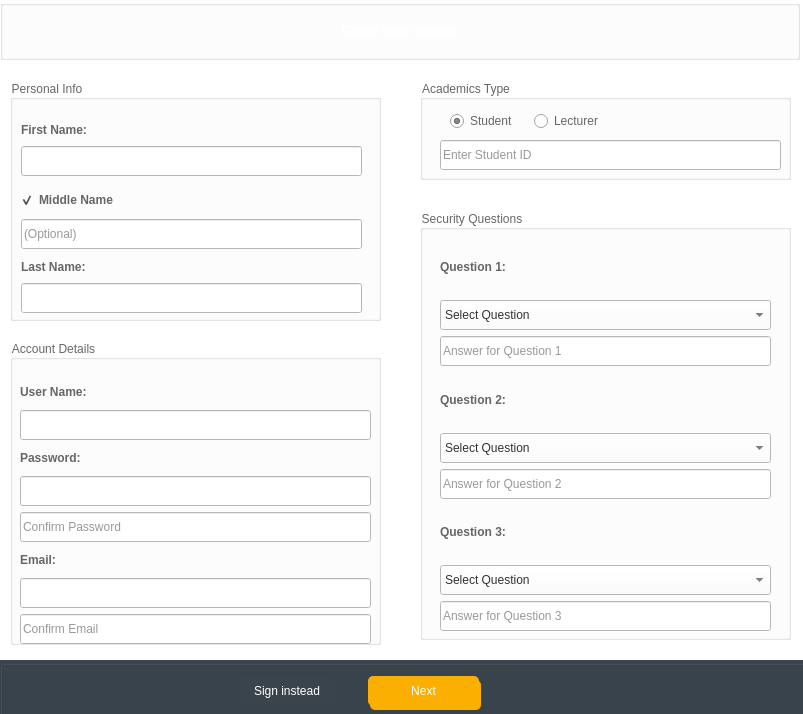
<?xml version="1.0" encoding="UTF-8"?>
<ui version="4.0">
 <class>Register</class>
 <widget class="QDialog" name="Register">
  <property name="geometry">
   <rect>
    <x>0</x>
    <y>0</y>
    <width>803</width>
    <height>714</height>
   </rect>
  </property>
  <property name="minimumSize">
   <size>
    <width>0</width>
    <height>0</height>
   </size>
  </property>
  <property name="maximumSize">
   <size>
    <width>16777215</width>
    <height>16777215</height>
   </size>
  </property>
  <property name="windowTitle">
   <string>Sign Up</string>
  </property>
  <property name="windowIcon">
   <iconset resource="images.qrc">
    <normaloff>:/images/Icon for Taskbar.png</normaloff>:/images/Icon for Taskbar.png</iconset>
  </property>
  <property name="styleSheet">
   <string notr="true">background-color:#ffffff;</string>
  </property>
  <widget class="QGroupBox" name="Header">
   <property name="geometry">
    <rect>
     <x>0</x>
     <y>0</y>
     <width>800</width>
     <height>60</height>
    </rect>
   </property>
   <property name="minimumSize">
    <size>
     <width>800</width>
     <height>60</height>
    </size>
   </property>
   <property name="maximumSize">
    <size>
     <width>400</width>
     <height>60</height>
    </size>
   </property>
   <property name="styleSheet">
    <string notr="true">background: url(:/images/background.jpg);
background-position:center;
background-repeat: no-repeat;</string>
   </property>
   <property name="title">
    <string/>
   </property>
   <widget class="QLabel" name="label">
    <property name="geometry">
     <rect>
      <x>0</x>
      <y>20</y>
      <width>800</width>
      <height>20</height>
     </rect>
    </property>
    <property name="minimumSize">
     <size>
      <width>800</width>
      <height>20</height>
     </size>
    </property>
    <property name="maximumSize">
     <size>
      <width>800</width>
      <height>20</height>
     </size>
    </property>
    <property name="font">
     <font>
      <weight>62</weight>
      <bold>true</bold>
     </font>
    </property>
    <property name="styleSheet">
     <string notr="true">font-weight:500;
color:#ffffff;
background: none;</string>
    </property>
    <property name="text">
     <string>Create your account</string>
    </property>
    <property name="alignment">
     <set>Qt::AlignCenter</set>
    </property>
   </widget>
  </widget>
  <widget class="QStackedWidget" name="stackedWidgetRegister">
   <property name="geometry">
    <rect>
     <x>0</x>
     <y>60</y>
     <width>821</width>
     <height>661</height>
    </rect>
   </property>
   <property name="currentIndex">
    <number>0</number>
   </property>
   <widget class="QWidget" name="personInfo">
    <widget class="QGroupBox" name="userInfogroupBox_2">
     <property name="geometry">
      <rect>
       <x>420</x>
       <y>150</y>
       <width>371</width>
       <height>430</height>
      </rect>
     </property>
     <property name="minimumSize">
      <size>
       <width>371</width>
       <height>430</height>
      </size>
     </property>
     <property name="maximumSize">
      <size>
       <width>371</width>
       <height>430</height>
      </size>
     </property>
     <property name="styleSheet">
      <string notr="true">color:#666;
background-color:none;</string>
     </property>
     <property name="title">
      <string>Security Questions</string>
     </property>
     <widget class="QWidget" name="layoutWidget_5">
      <property name="geometry">
       <rect>
        <x>20</x>
        <y>30</y>
        <width>331</width>
        <height>391</height>
       </rect>
      </property>
      <layout class="QVBoxLayout" name="verticalLayout_4">
       <item>
        <widget class="QLabel" name="firstQuestion_RegForm_3">
         <property name="font">
          <font>
           <weight>75</weight>
           <bold>true</bold>
          </font>
         </property>
         <property name="styleSheet">
          <string notr="true">background-color:none;</string>
         </property>
         <property name="text">
          <string>Question 1:</string>
         </property>
        </widget>
       </item>
       <item>
        <widget class="QComboBox" name="question_1_comboBox">
         <property name="minimumSize">
          <size>
           <width>0</width>
           <height>30</height>
          </size>
         </property>
         <property name="maximumSize">
          <size>
           <width>16777215</width>
           <height>30</height>
          </size>
         </property>
         <property name="styleSheet">
          <string notr="true">background:#ffffff;
color:#333;</string>
         </property>
         <item>
          <property name="text">
           <string>Select Question</string>
          </property>
         </item>
        </widget>
       </item>
       <item>
        <widget class="QLineEdit" name="firtstQuestionAnswer_RegFormLineEdit">
         <property name="minimumSize">
          <size>
           <width>0</width>
           <height>30</height>
          </size>
         </property>
         <property name="maximumSize">
          <size>
           <width>16777215</width>
           <height>30</height>
          </size>
         </property>
         <property name="styleSheet">
          <string notr="true">background-color:#ffffff;
color: #333;</string>
         </property>
         <property name="placeholderText">
          <string>Answer for Question 1</string>
         </property>
        </widget>
       </item>
       <item>
        <widget class="QLabel" name="secondQuestion_RegForm_3">
         <property name="font">
          <font>
           <weight>75</weight>
           <bold>true</bold>
          </font>
         </property>
         <property name="styleSheet">
          <string notr="true">background-color:none;</string>
         </property>
         <property name="text">
          <string>Question 2:</string>
         </property>
        </widget>
       </item>
       <item>
        <widget class="QComboBox" name="question_2_comboBox">
         <property name="minimumSize">
          <size>
           <width>0</width>
           <height>30</height>
          </size>
         </property>
         <property name="maximumSize">
          <size>
           <width>16777215</width>
           <height>30</height>
          </size>
         </property>
         <property name="styleSheet">
          <string notr="true">background:#ffffff;
color:#333;</string>
         </property>
         <item>
          <property name="text">
           <string>Select Question</string>
          </property>
         </item>
        </widget>
       </item>
       <item>
        <widget class="QLineEdit" name="secondQuestionAnswer_RegFormLineEdit">
         <property name="minimumSize">
          <size>
           <width>0</width>
           <height>30</height>
          </size>
         </property>
         <property name="maximumSize">
          <size>
           <width>16777215</width>
           <height>30</height>
          </size>
         </property>
         <property name="styleSheet">
          <string notr="true">background-color:#ffffff;
color: #333;</string>
         </property>
         <property name="placeholderText">
          <string>Answer for Question 2</string>
         </property>
        </widget>
       </item>
       <item>
        <widget class="QLabel" name="thirdQuestion_RegForm_3">
         <property name="font">
          <font>
           <weight>75</weight>
           <bold>true</bold>
          </font>
         </property>
         <property name="styleSheet">
          <string notr="true">background-color:none;</string>
         </property>
         <property name="text">
          <string>Question 3:</string>
         </property>
        </widget>
       </item>
       <item>
        <widget class="QComboBox" name="question_3_comboBox">
         <property name="minimumSize">
          <size>
           <width>0</width>
           <height>30</height>
          </size>
         </property>
         <property name="maximumSize">
          <size>
           <width>16777215</width>
           <height>30</height>
          </size>
         </property>
         <property name="styleSheet">
          <string notr="true">background:#ffffff;
color:#333;</string>
         </property>
         <item>
          <property name="text">
           <string>Select Question</string>
          </property>
         </item>
        </widget>
       </item>
       <item>
        <widget class="QLineEdit" name="thirdQuestionAnswer_RegFormLineEdit">
         <property name="minimumSize">
          <size>
           <width>0</width>
           <height>30</height>
          </size>
         </property>
         <property name="maximumSize">
          <size>
           <width>16777215</width>
           <height>30</height>
          </size>
         </property>
         <property name="styleSheet">
          <string notr="true">background-color:#ffffff;
color: #333;</string>
         </property>
         <property name="placeholderText">
          <string>Answer for Question 3</string>
         </property>
        </widget>
       </item>
      </layout>
     </widget>
    </widget>
    <widget class="QGroupBox" name="userInfogroupBox">
     <property name="geometry">
      <rect>
       <x>10</x>
       <y>280</y>
       <width>371</width>
       <height>305</height>
      </rect>
     </property>
     <property name="minimumSize">
      <size>
       <width>0</width>
       <height>0</height>
      </size>
     </property>
     <property name="maximumSize">
      <size>
       <width>371</width>
       <height>305</height>
      </size>
     </property>
     <property name="styleSheet">
      <string notr="true">color:#666;
background-color:none;</string>
     </property>
     <property name="title">
      <string>Account Details</string>
     </property>
     <widget class="QWidget" name="layoutWidget1_3">
      <property name="geometry">
       <rect>
        <x>10</x>
        <y>40</y>
        <width>351</width>
        <height>264</height>
       </rect>
      </property>
      <layout class="QVBoxLayout" name="verticalLayout_2">
       <item>
        <widget class="QLabel" name="userName_RegForm">
         <property name="font">
          <font>
           <weight>75</weight>
           <bold>true</bold>
          </font>
         </property>
         <property name="styleSheet">
          <string notr="true">background-color:none;</string>
         </property>
         <property name="text">
          <string>User Name:</string>
         </property>
        </widget>
       </item>
       <item>
        <widget class="QLineEdit" name="userName_RegFormLineEdit">
         <property name="minimumSize">
          <size>
           <width>0</width>
           <height>30</height>
          </size>
         </property>
         <property name="maximumSize">
          <size>
           <width>16777215</width>
           <height>30</height>
          </size>
         </property>
         <property name="styleSheet">
          <string notr="true">background-color:#ffffff;
color: #333;</string>
         </property>
        </widget>
       </item>
       <item>
        <widget class="QLabel" name="password_RegForm">
         <property name="font">
          <font>
           <weight>75</weight>
           <bold>true</bold>
          </font>
         </property>
         <property name="styleSheet">
          <string notr="true">background-color:none;</string>
         </property>
         <property name="text">
          <string>Password:</string>
         </property>
        </widget>
       </item>
       <item>
        <widget class="QLineEdit" name="password_RegFormLineEdit">
         <property name="minimumSize">
          <size>
           <width>0</width>
           <height>30</height>
          </size>
         </property>
         <property name="maximumSize">
          <size>
           <width>16777215</width>
           <height>30</height>
          </size>
         </property>
         <property name="styleSheet">
          <string notr="true">background-color:#ffffff;
color: #333;</string>
         </property>
         <property name="echoMode">
          <enum>QLineEdit::Password</enum>
         </property>
        </widget>
       </item>
       <item>
        <widget class="QLineEdit" name="passwordConfirm_RegFormLineEdit">
         <property name="minimumSize">
          <size>
           <width>0</width>
           <height>30</height>
          </size>
         </property>
         <property name="maximumSize">
          <size>
           <width>16777215</width>
           <height>30</height>
          </size>
         </property>
         <property name="styleSheet">
          <string notr="true">background-color:#ffffff;
color: #333;</string>
         </property>
         <property name="echoMode">
          <enum>QLineEdit::Password</enum>
         </property>
         <property name="placeholderText">
          <string>Confirm Password</string>
         </property>
        </widget>
       </item>
       <item>
        <widget class="QLabel" name="email_RegForm">
         <property name="font">
          <font>
           <weight>75</weight>
           <bold>true</bold>
          </font>
         </property>
         <property name="styleSheet">
          <string notr="true">background-color:none;</string>
         </property>
         <property name="text">
          <string>Email:</string>
         </property>
        </widget>
       </item>
       <item>
        <widget class="QLineEdit" name="confirmEmail_RegFormLineEdit_2">
         <property name="minimumSize">
          <size>
           <width>0</width>
           <height>30</height>
          </size>
         </property>
         <property name="maximumSize">
          <size>
           <width>16777215</width>
           <height>30</height>
          </size>
         </property>
         <property name="styleSheet">
          <string notr="true">background-color:#ffffff;
color: #333;</string>
         </property>
         <property name="placeholderText">
          <string/>
         </property>
        </widget>
       </item>
       <item alignment="Qt::AlignTop">
        <widget class="QLineEdit" name="email_RegFormLineEdit">
         <property name="minimumSize">
          <size>
           <width>0</width>
           <height>30</height>
          </size>
         </property>
         <property name="maximumSize">
          <size>
           <width>16777215</width>
           <height>30</height>
          </size>
         </property>
         <property name="styleSheet">
          <string notr="true">background-color:#ffffff;
color: #333;</string>
         </property>
         <property name="placeholderText">
          <string>Confirm Email</string>
         </property>
        </widget>
       </item>
      </layout>
     </widget>
    </widget>
    <widget class="QGroupBox" name="personalInfogroupBox">
     <property name="geometry">
      <rect>
       <x>10</x>
       <y>20</y>
       <width>371</width>
       <height>241</height>
      </rect>
     </property>
     <property name="minimumSize">
      <size>
       <width>371</width>
       <height>181</height>
      </size>
     </property>
     <property name="maximumSize">
      <size>
       <width>16777215</width>
       <height>16777215</height>
      </size>
     </property>
     <property name="styleSheet">
      <string notr="true">color:#666;
background: transparent;
</string>
     </property>
     <property name="title">
      <string>Personal Info</string>
     </property>
     <widget class="QLabel" name="firstName_RegForm">
      <property name="geometry">
       <rect>
        <x>11</x>
        <y>42</y>
        <width>291</width>
        <height>16</height>
       </rect>
      </property>
      <property name="font">
       <font>
        <weight>75</weight>
        <bold>true</bold>
       </font>
      </property>
      <property name="styleSheet">
       <string notr="true">background-color:none;</string>
      </property>
      <property name="text">
       <string>First Name:</string>
      </property>
     </widget>
     <widget class="QLineEdit" name="firstName_RegFormLineEdit">
      <property name="geometry">
       <rect>
        <x>11</x>
        <y>66</y>
        <width>341</width>
        <height>30</height>
       </rect>
      </property>
      <property name="minimumSize">
       <size>
        <width>0</width>
        <height>30</height>
       </size>
      </property>
      <property name="maximumSize">
       <size>
        <width>16777215</width>
        <height>30</height>
       </size>
      </property>
      <property name="styleSheet">
       <string notr="true">background-color:#ffffff;
color: #333;</string>
      </property>
     </widget>
     <widget class="QLineEdit" name="middleName_RegFormLineEdit">
      <property name="enabled">
       <bool>true</bool>
      </property>
      <property name="geometry">
       <rect>
        <x>11</x>
        <y>139</y>
        <width>341</width>
        <height>30</height>
       </rect>
      </property>
      <property name="minimumSize">
       <size>
        <width>0</width>
        <height>30</height>
       </size>
      </property>
      <property name="maximumSize">
       <size>
        <width>16777215</width>
        <height>30</height>
       </size>
      </property>
      <property name="styleSheet">
       <string notr="true">background-color:#ffffff;
color: #333;</string>
      </property>
      <property name="placeholderText">
       <string>(Optional)</string>
      </property>
     </widget>
     <widget class="QLabel" name="lastName_RegForm">
      <property name="geometry">
       <rect>
        <x>11</x>
        <y>179</y>
        <width>251</width>
        <height>16</height>
       </rect>
      </property>
      <property name="font">
       <font>
        <weight>75</weight>
        <bold>true</bold>
       </font>
      </property>
      <property name="styleSheet">
       <string notr="true">background-color:none;</string>
      </property>
      <property name="text">
       <string>Last Name:</string>
      </property>
     </widget>
     <widget class="QLineEdit" name="lastName_RegFormLineEdit">
      <property name="geometry">
       <rect>
        <x>11</x>
        <y>203</y>
        <width>341</width>
        <height>30</height>
       </rect>
      </property>
      <property name="minimumSize">
       <size>
        <width>0</width>
        <height>30</height>
       </size>
      </property>
      <property name="maximumSize">
       <size>
        <width>16777215</width>
        <height>30</height>
       </size>
      </property>
      <property name="styleSheet">
       <string notr="true">background-color:#ffffff;
color: #333;</string>
      </property>
     </widget>
     <widget class="QCheckBox" name="middleNamecheckBox">
      <property name="geometry">
       <rect>
        <x>10</x>
        <y>110</y>
        <width>271</width>
        <height>20</height>
       </rect>
      </property>
      <property name="font">
       <font>
        <weight>75</weight>
        <bold>true</bold>
       </font>
      </property>
      <property name="text">
       <string>Middle Name</string>
      </property>
      <property name="checked">
       <bool>true</bool>
      </property>
     </widget>
    </widget>
    <widget class="QGroupBox" name="accountTypegroupBox">
     <property name="geometry">
      <rect>
       <x>420</x>
       <y>20</y>
       <width>371</width>
       <height>100</height>
      </rect>
     </property>
     <property name="minimumSize">
      <size>
       <width>0</width>
       <height>100</height>
      </size>
     </property>
     <property name="maximumSize">
      <size>
       <width>371</width>
       <height>100</height>
      </size>
     </property>
     <property name="styleSheet">
      <string notr="true">color:#666;
background-color:none;</string>
     </property>
     <property name="title">
      <string>Academics Type</string>
     </property>
     <widget class="QLineEdit" name="studentIdRegFormLineEdit">
      <property name="enabled">
       <bool>true</bool>
      </property>
      <property name="geometry">
       <rect>
        <x>20</x>
        <y>60</y>
        <width>341</width>
        <height>30</height>
       </rect>
      </property>
      <property name="minimumSize">
       <size>
        <width>0</width>
        <height>30</height>
       </size>
      </property>
      <property name="maximumSize">
       <size>
        <width>16777215</width>
        <height>30</height>
       </size>
      </property>
      <property name="styleSheet">
       <string notr="true">background-color:#ffffff;
color: #333;</string>
      </property>
      <property name="placeholderText">
       <string>Enter Student ID</string>
      </property>
     </widget>
     <widget class="QWidget" name="layoutWidget">
      <property name="geometry">
       <rect>
        <x>30</x>
        <y>30</y>
        <width>161</width>
        <height>22</height>
       </rect>
      </property>
      <layout class="QHBoxLayout" name="horizontalLayout_4">
       <item>
        <widget class="QRadioButton" name="studentRadioButton">
         <property name="text">
          <string>Student</string>
         </property>
         <property name="checked">
          <bool>true</bool>
         </property>
        </widget>
       </item>
       <item>
        <widget class="QRadioButton" name="lecturerRadioButton">
         <property name="text">
          <string>Lecturer</string>
         </property>
        </widget>
       </item>
      </layout>
     </widget>
    </widget>
    <widget class="QGroupBox" name="Footer">
     <property name="geometry">
      <rect>
       <x>0</x>
       <y>600</y>
       <width>811</width>
       <height>60</height>
      </rect>
     </property>
     <property name="minimumSize">
      <size>
       <width>811</width>
       <height>60</height>
      </size>
     </property>
     <property name="maximumSize">
      <size>
       <width>800</width>
       <height>60</height>
      </size>
     </property>
     <property name="styleSheet">
      <string notr="true">background:#3a444c;</string>
     </property>
     <property name="title">
      <string/>
     </property>
     <widget class="QPushButton" name="createLectureButton">
      <property name="geometry">
       <rect>
        <x>370</x>
        <y>20</y>
        <width>111</width>
        <height>30</height>
       </rect>
      </property>
      <property name="styleSheet">
       <string notr="true">background:#fbaf01;
color: #ffffff;
border:0;
height:30px;
border-radius:5px;</string>
      </property>
      <property name="text">
       <string>  Create</string>
      </property>
      <property name="icon">
       <iconset resource="images.qrc">
        <normaloff>:/icons White/Icons/White/Add User.png</normaloff>:/icons White/Icons/White/Add User.png</iconset>
      </property>
      <property name="autoDefault">
       <bool>false</bool>
      </property>
      <property name="default">
       <bool>false</bool>
      </property>
     </widget>
     <widget class="QPushButton" name="cancelSignUpButton">
      <property name="geometry">
       <rect>
        <x>240</x>
        <y>16</y>
        <width>94</width>
        <height>30</height>
       </rect>
      </property>
      <property name="styleSheet">
       <string notr="true">color: #ffffff;
border:0;
height:30px;
border-radius:5px;</string>
      </property>
      <property name="text">
       <string>Sign instead</string>
      </property>
      <property name="icon">
       <iconset resource="images.qrc">
        <normaloff>:/icons White/Icons/White/Passsword.png</normaloff>:/icons White/Icons/White/Passsword.png</iconset>
      </property>
     </widget>
     <widget class="QPushButton" name="signUpNextButton">
      <property name="geometry">
       <rect>
        <x>368</x>
        <y>16</y>
        <width>111</width>
        <height>30</height>
       </rect>
      </property>
      <property name="styleSheet">
       <string notr="true">background:#fbaf01;
color: #ffffff;
border:0;
height:30px;
border-radius:5px;</string>
      </property>
      <property name="text">
       <string>Next</string>
      </property>
      <property name="icon">
       <iconset resource="images.qrc">
        <normaloff>:/icons White/Icons/White/Double Arrow RIGHT.png</normaloff>:/icons White/Icons/White/Double Arrow RIGHT.png</iconset>
      </property>
      <property name="autoDefault">
       <bool>false</bool>
      </property>
      <property name="default">
       <bool>false</bool>
      </property>
     </widget>
    </widget>
   </widget>
   <widget class="QWidget" name="academic">
    <widget class="QGroupBox" name="academicGroupBox">
     <property name="geometry">
      <rect>
       <x>0</x>
       <y>10</y>
       <width>771</width>
       <height>71</height>
      </rect>
     </property>
     <property name="minimumSize">
      <size>
       <width>0</width>
       <height>0</height>
      </size>
     </property>
     <property name="maximumSize">
      <size>
       <width>16777215</width>
       <height>16777215</height>
      </size>
     </property>
     <property name="styleSheet">
      <string notr="true">color:#666;
background:#f1f1f1;</string>
     </property>
     <property name="title">
      <string>Academic Info</string>
     </property>
     <widget class="QPushButton" name="filterSearchButton">
      <property name="geometry">
       <rect>
        <x>511</x>
        <y>29</y>
        <width>251</width>
        <height>26</height>
       </rect>
      </property>
      <property name="styleSheet">
       <string notr="true">background:#fbaf01;
color: #ffffff;
border:0;
height:30px;
border-radius:5px;</string>
      </property>
      <property name="text">
       <string>Filter Search</string>
      </property>
      <property name="icon">
       <iconset resource="images.qrc">
        <normaloff>:/icons White/Icons/White/Search.png</normaloff>:/icons White/Icons/White/Search.png</iconset>
      </property>
      <property name="autoDefault">
       <bool>false</bool>
      </property>
      <property name="default">
       <bool>false</bool>
      </property>
     </widget>
     <widget class="QWidget" name="layoutWidget">
      <property name="geometry">
       <rect>
        <x>40</x>
        <y>30</y>
        <width>189</width>
        <height>32</height>
       </rect>
      </property>
      <layout class="QHBoxLayout" name="horizontalLayout_2">
       <item>
        <widget class="QLabel" name="facultyLabel">
         <property name="font">
          <font>
           <weight>75</weight>
           <bold>true</bold>
          </font>
         </property>
         <property name="styleSheet">
          <string notr="true">background-color:none;</string>
         </property>
         <property name="text">
          <string>Faculty:</string>
         </property>
         <property name="alignment">
          <set>Qt::AlignRight|Qt::AlignTrailing|Qt::AlignVCenter</set>
         </property>
        </widget>
       </item>
       <item>
        <widget class="QComboBox" name="facultyComboBox">
         <item>
          <property name="text">
           <string>Select Faculty</string>
          </property>
         </item>
        </widget>
       </item>
      </layout>
     </widget>
     <widget class="QWidget" name="layoutWidget">
      <property name="geometry">
       <rect>
        <x>270</x>
        <y>30</y>
        <width>201</width>
        <height>32</height>
       </rect>
      </property>
      <layout class="QHBoxLayout" name="horizontalLayout_5">
       <item>
        <widget class="QLabel" name="programLabel">
         <property name="font">
          <font>
           <weight>75</weight>
           <bold>true</bold>
          </font>
         </property>
         <property name="styleSheet">
          <string notr="true">background-color:none;</string>
         </property>
         <property name="text">
          <string>Program:</string>
         </property>
         <property name="alignment">
          <set>Qt::AlignRight|Qt::AlignTrailing|Qt::AlignVCenter</set>
         </property>
        </widget>
       </item>
       <item>
        <widget class="QComboBox" name="programComboBox">
         <item>
          <property name="text">
           <string>Select program</string>
          </property>
         </item>
         <item>
          <property name="text">
           <string>Associate</string>
          </property>
         </item>
         <item>
          <property name="text">
           <string>Bachelor</string>
          </property>
         </item>
        </widget>
       </item>
      </layout>
     </widget>
    </widget>
    <widget class="QGroupBox" name="groupBoxRegBottom">
     <property name="geometry">
      <rect>
       <x>0</x>
       <y>600</y>
       <width>811</width>
       <height>60</height>
      </rect>
     </property>
     <property name="minimumSize">
      <size>
       <width>811</width>
       <height>60</height>
      </size>
     </property>
     <property name="maximumSize">
      <size>
       <width>811</width>
       <height>60</height>
      </size>
     </property>
     <property name="styleSheet">
      <string notr="true">background:#3a444c;</string>
     </property>
     <property name="title">
      <string/>
     </property>
     <widget class="QWidget" name="layoutWidget1">
      <property name="geometry">
       <rect>
        <x>270</x>
        <y>10</y>
        <width>231</width>
        <height>32</height>
       </rect>
      </property>
      <layout class="QHBoxLayout" name="horizontalLayout">
       <item>
        <widget class="QPushButton" name="backSignUpButton">
         <property name="styleSheet">
          <string notr="true">color: #ffffff;
border:0;
height:30px;
border-radius:5px;</string>
         </property>
         <property name="text">
          <string>Back</string>
         </property>
         <property name="icon">
          <iconset resource="images.qrc">
           <normaloff>:/icons White/Icons/White/Single Arrow LEFT.png</normaloff>:/icons White/Icons/White/Single Arrow LEFT.png</iconset>
         </property>
        </widget>
       </item>
       <item>
        <widget class="QPushButton" name="signUpButton">
         <property name="styleSheet">
          <string notr="true">background:#fbaf01;
color: #ffffff;
border:0;
height:30px;
border-radius:5px;</string>
         </property>
         <property name="text">
          <string>  Create</string>
         </property>
         <property name="icon">
          <iconset resource="images.qrc">
           <normaloff>:/icons White/Icons/White/Add User.png</normaloff>:/icons White/Icons/White/Add User.png</iconset>
         </property>
         <property name="autoDefault">
          <bool>false</bool>
         </property>
         <property name="default">
          <bool>false</bool>
         </property>
        </widget>
       </item>
      </layout>
     </widget>
    </widget>
    <widget class="QTableWidget" name="programSequenceTable_registerTableWidget">
     <property name="geometry">
      <rect>
       <x>0</x>
       <y>90</y>
       <width>781</width>
       <height>301</height>
      </rect>
     </property>
     <property name="editTriggers">
      <set>QAbstractItemView::NoEditTriggers</set>
     </property>
    </widget>
    <widget class="QLabel" name="programSequenceSelected_label">
     <property name="geometry">
      <rect>
       <x>10</x>
       <y>410</y>
       <width>201</width>
       <height>16</height>
      </rect>
     </property>
     <property name="font">
      <font>
       <pointsize>9</pointsize>
       <weight>50</weight>
       <bold>false</bold>
      </font>
     </property>
     <property name="styleSheet">
      <string notr="true">color:#666;</string>
     </property>
     <property name="text">
      <string>Program Sequence SELECTED:</string>
     </property>
    </widget>
    <widget class="QLabel" name="facultySelected_label">
     <property name="geometry">
      <rect>
       <x>-10</x>
       <y>440</y>
       <width>801</width>
       <height>21</height>
      </rect>
     </property>
     <property name="font">
      <font>
       <pointsize>12</pointsize>
       <weight>75</weight>
       <bold>true</bold>
      </font>
     </property>
     <property name="styleSheet">
      <string notr="true">color:#666;</string>
     </property>
     <property name="text">
      <string/>
     </property>
     <property name="alignment">
      <set>Qt::AlignCenter</set>
     </property>
    </widget>
    <widget class="QLabel" name="programSelected_label">
     <property name="geometry">
      <rect>
       <x>-10</x>
       <y>470</y>
       <width>801</width>
       <height>21</height>
      </rect>
     </property>
     <property name="font">
      <font>
       <pointsize>12</pointsize>
       <weight>75</weight>
       <bold>true</bold>
      </font>
     </property>
     <property name="styleSheet">
      <string notr="true">color:#666;</string>
     </property>
     <property name="text">
      <string/>
     </property>
     <property name="alignment">
      <set>Qt::AlignCenter</set>
     </property>
    </widget>
    <widget class="QLabel" name="programSequenceYearSelected_label">
     <property name="geometry">
      <rect>
       <x>-20</x>
       <y>500</y>
       <width>801</width>
       <height>21</height>
      </rect>
     </property>
     <property name="font">
      <font>
       <pointsize>12</pointsize>
       <weight>75</weight>
       <bold>true</bold>
      </font>
     </property>
     <property name="styleSheet">
      <string notr="true">color:#666;</string>
     </property>
     <property name="text">
      <string/>
     </property>
     <property name="alignment">
      <set>Qt::AlignCenter</set>
     </property>
    </widget>
   </widget>
  </widget>
 </widget>
 <tabstops>
  <tabstop>firstName_RegFormLineEdit</tabstop>
  <tabstop>middleNamecheckBox</tabstop>
  <tabstop>middleName_RegFormLineEdit</tabstop>
  <tabstop>lastName_RegFormLineEdit</tabstop>
  <tabstop>userName_RegFormLineEdit</tabstop>
  <tabstop>password_RegFormLineEdit</tabstop>
  <tabstop>passwordConfirm_RegFormLineEdit</tabstop>
  <tabstop>confirmEmail_RegFormLineEdit_2</tabstop>
  <tabstop>email_RegFormLineEdit</tabstop>
  <tabstop>studentIdRegFormLineEdit</tabstop>
  <tabstop>question_1_comboBox</tabstop>
  <tabstop>firtstQuestionAnswer_RegFormLineEdit</tabstop>
  <tabstop>question_2_comboBox</tabstop>
  <tabstop>secondQuestionAnswer_RegFormLineEdit</tabstop>
  <tabstop>question_3_comboBox</tabstop>
  <tabstop>thirdQuestionAnswer_RegFormLineEdit</tabstop>
  <tabstop>cancelSignUpButton</tabstop>
  <tabstop>signUpNextButton</tabstop>
  <tabstop>studentRadioButton</tabstop>
  <tabstop>lecturerRadioButton</tabstop>
  <tabstop>filterSearchButton</tabstop>
  <tabstop>facultyComboBox</tabstop>
  <tabstop>programComboBox</tabstop>
  <tabstop>backSignUpButton</tabstop>
  <tabstop>signUpButton</tabstop>
  <tabstop>programSequenceTable_registerTableWidget</tabstop>
 </tabstops>
 <resources>
  <include location="images.qrc"/>
 </resources>
 <connections/>
</ui>
